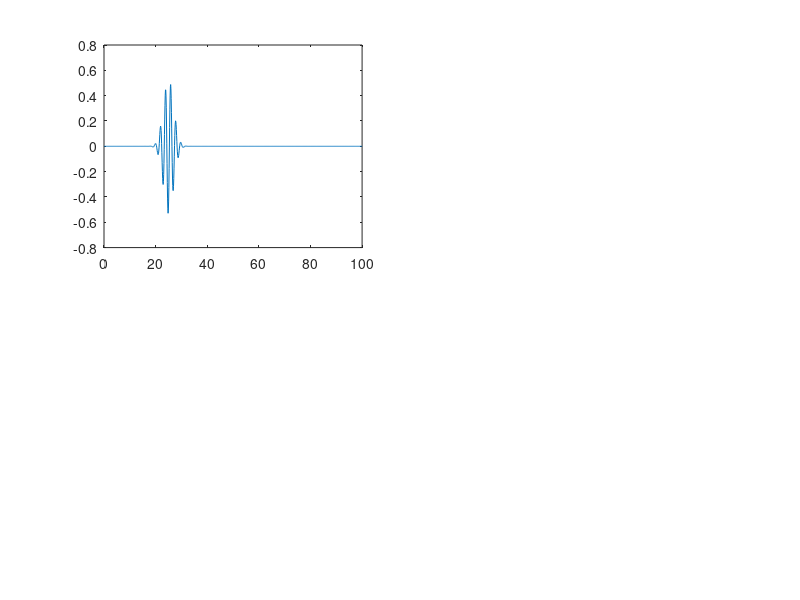

MATLAB code to generate this figure: (Note: this script raises an error after producing the figure.)
% ======================================================================================================================================
%%%%%%%%%% Preamble %%%%%%%%%%
% ======================================================================================================================================

% Part Ic - Free Particle Gaussian Wave Packet Incident on a Potential Step Simulation

% Author: Max L Butterworth
% MSc in Theoretical and Computational Chemistry Project
% University of Oxford

% ======================================================================================================================================
%%%%%%%%%% Define constants and variables %%%%%%%%%%
% ======================================================================================================================================

% Natural units adopted throughout
L = 100; % Length of the 1D box
m = 1; % Mass of electron
h = 1; % Planck's constant
hbar = 1; % Definition of h bar
N_steps = 1000; % Number of discretisation points for the x-axis

wp_energy = 5; % Set the wave packet energy
barrier_height = 20; % Set the magnitude of the potential step height

k = sqrt((wp_energy * 2 * m)/(hbar^2)); % Calculate the wavenumber from wp_energy; k = 0 gives a stationary Gaussian wave packet

% ======================================================================================================================================
%%%%%%%%%% Discretise the spatial domain, x, and time domain, t %%%%%%%%%%
% ======================================================================================================================================

x = linspace(0, L, N_steps); % Define the domain of the infinite potential well
dx = x(2) - x(1); % Calculate the spatial step size

dt = 1e-1; % Define the time step size
N_t = 1000; % Define the number of time steps to simulate

% ======================================================================================================================================
%%%%%%%%%% Construct the Hamiltonian using the finite difference method %%%%%%%%%%
% ======================================================================================================================================

% Construct the Hamiltonian inside the infinite potential well
laplacian = (1/dx^2) * spdiags([1, -2, 1], -1:1, N_steps, N_steps); % Define the Laplacian operator

V_vector = [zeros(N_steps/2, 1); repmat(barrier_height, (N_steps/2), 1)]; % Define the potential energy accross the x-domain; potential step at halfway accross domain
V_matrix = diag(V_vector); % Define a diagonal potential matrix

H = (-((hbar^2)/(2*m)) * laplacian) + V_matrix; % Define the Hamiltonian operator

% ======================================================================================================================================
%%%%%%%%%% Generate an initial wave packet composed of one plane wave modulated by a Gaussian %%%%%%%%%%
% ======================================================================================================================================

x0 = L/4; % Start evolving the wave packet from the centre of the box at t = 0
sigma = L/50; % Set the initial width of the wave packet
psi0 = exp(-(x - x0).^2/(2 * sigma^2)) .* exp(1i * k * x); % Define the initial Gaussian wave packet
psi0_norm = psi0/sqrt(trapz(x, abs(psi0).^2)); % Normalise the initial Gaussian wave packet

% ======================================================================================================================================
%%%%%%%%%% Implement the Crank-Nicolson method to evolve the wavefunction and calculate probability current %%%%%%%%%%
% ======================================================================================================================================

J = zeros(N_steps, N_t); % Initialise an array to store probability currents
first_deriv = spdiags([-1, 1], 0:1, N_steps, N_steps);

psi = psi0_norm(1:N_steps).'; % Set the initial value of the wavefunction
psi_t = zeros(N_steps, N_t); % Initialise an array to store the wavefunction as it evolves in time
psi_t(:, 1) = psi; % Store the initial wavefunction in the time evolution array

% Pre-compute matrices required for the Crank-Nicolson method
A = eye(N_steps) + (((1i * dt)/(2 * hbar)) * H);
B = eye(N_steps) - (((1i * dt)/(2 * hbar)) * H);

for t = 2:N_t % Loop over all time steps
    psi = A \ (B * psi); % Evolve the wavefunction over time
    psi = psi/sqrt(trapz(x, abs(psi).^2)); % Normalise the time-evolved wavefunction
    psi_t(:, t) = psi; % Store the time-evolved wavefunction in the time evolution array
    J(:, t) = -((1i * hbar)/(2 * m)) * ((conj(psi) .* (first_deriv * psi)) - ((first_deriv * conj(psi)) .* psi)); % Calculate probability current at each point along x
end

% ======================================================================================================================================
%%%%%%%%%% Plot the time evolution of the wave packet probability density %%%%%%%%%%
% ======================================================================================================================================

figure; % Generate a figure

subplot(2, 2, 1) % Top left subfigure
real_wavefunction = plot(x, real(psi_t(:, 1))); % Plot the real wavefunction
xline(x(N_steps/2), color='red', LineWidth=2) % Add a line to show the potential step location

%rectangle('Position', [x((N_steps-barrier_width)/2)])

xlabel('$x$', 'Interpreter','latex'); % Label the x-axis
ylabel('$\mathrm{Re}(\psi(x, t))$', 'Interpreter','latex'); % Label the y-axis
xlim([min(x) max(x)]) % Set the y-limits for convenience
ylim([min(real(psi_t(:))) max(real(psi_t(:)))]); % Set the y-limits foe convenience
title('Real Component of the Wavefunction') % Add a title
grid on; % Add a grid to the plot

subplot(2, 2, 2) % Top right subfigure
imag_wavefunction = plot(x, imag(psi_t(:, 1))); % Plot the imaginary wavefunction
xline(x(N_steps/2), color='red', LineWidth=2) % Add a line to show the potential step location
xlabel('$x$', 'Interpreter','latex'); % Label the x-axis
ylabel('$\mathrm{Im}(\psi(x, t))$', 'Interpreter','latex'); % Label the y-axis
xlim([min(x) max(x)]) % Set the y-limits for convenience
ylim([min(imag(psi_t(:))) max(imag(psi_t(:)))]); % Set the y-limits for convenience
title('Imaginary Component of the Wavefunction') % Add a title
grid on; % Add a grid to the plot

subplot(2, 2, 3) % Bottom left subfigure
prob_density = plot(x, abs(psi_t(:, 1)).^2); % Plot the initial probability density
xline(x(N_steps/2), color='red', LineWidth=2) % Add a line to show the potential step location
xlabel('$x$', 'Interpreter','latex'); % Label the x-axis
ylabel('$|\psi(x, t)|^2$', 'Interpreter','latex'); % Label the y-axis
xlim([min(x) max(x)]) % Set the y-limits for convenience
ylim('auto'); % Set the y-limits foe convenience
title('Probability Density') % Add a title
grid on; % Add a grid to the plot

subplot(2, 2, 4) % Bottom right subfigure
flux_plot = plot(x, J(:, 1)); % Plot the initial probability current
xline(x(N_steps/2), color='red', LineWidth=2) % Add a line to show the potential step location
xlabel('$x$', 'Interpreter', 'latex'); % Label the x-axis
ylabel('$J(x, t)$', 'Interpreter', 'latex'); % Label the y-axis
ylim('auto'); % Set the y-limits for convenience
title('Probability Current') % Add a title
grid on; % Add a grid to the plot

% Animate the figures

for n = 1:N_t % Loop over all timesteps
    set(real_wavefunction, 'YData', real(psi_t(:, n))) % Update the real part of the wavefunction
    set(imag_wavefunction, 'YData', imag(psi_t(:, n))) % Update the imaginary part of the wavefunction
    set(prob_density, 'YData', abs(psi_t(:, n)).^2); % Update the probability density
    set(flux_plot, 'YData', J(:, n)); % Update the probability density
    pause(0.1); % Pause to create an animation effect
    drawnow; % Update the relevant figures
end